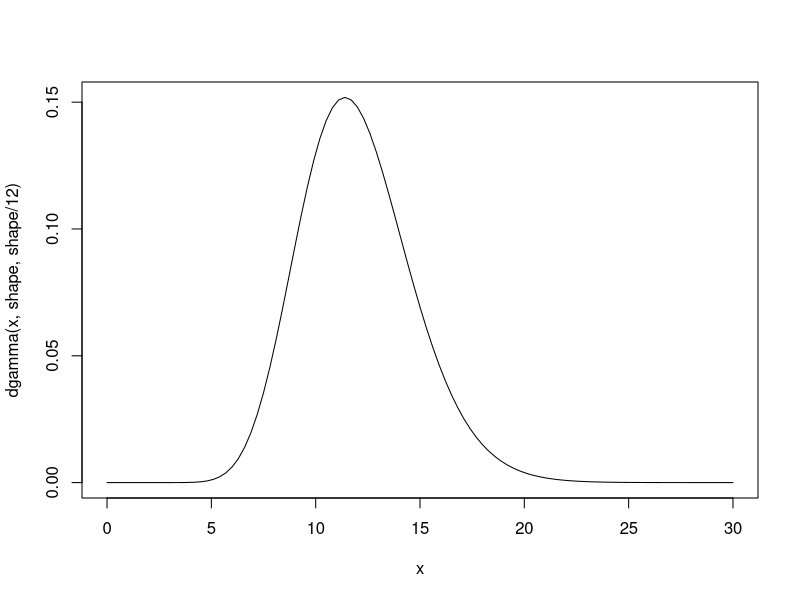
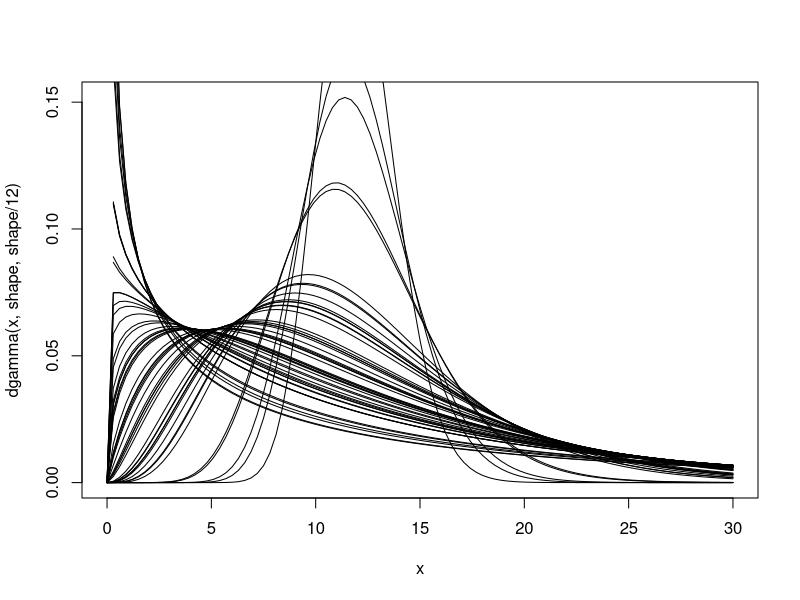

Source code (R) for these figures, in order:
## ---- chunk 1
knitr::opts_chunk$set(echo = FALSE)
## ---- chunk 2
shape <- 20
curve(dgamma(x, shape, shape/12), xlim = c(0, 30))

1/20
# can also be paramaterized with 

# if the inverse is this
rs <- rexp(30, 4)
# then the shape parameters are this
1/rs

# or 

# if the inverse is this
rs <- abs(rnorm(50, 0, 1))
# then the shape parameters are this
1/rs

curve(dgamma(x, shape, shape/12), xlim = c(0, 30))
for(s in rs){
  curve(dgamma(x, 1/s, 1/(s*12)), add = TRUE)
}

